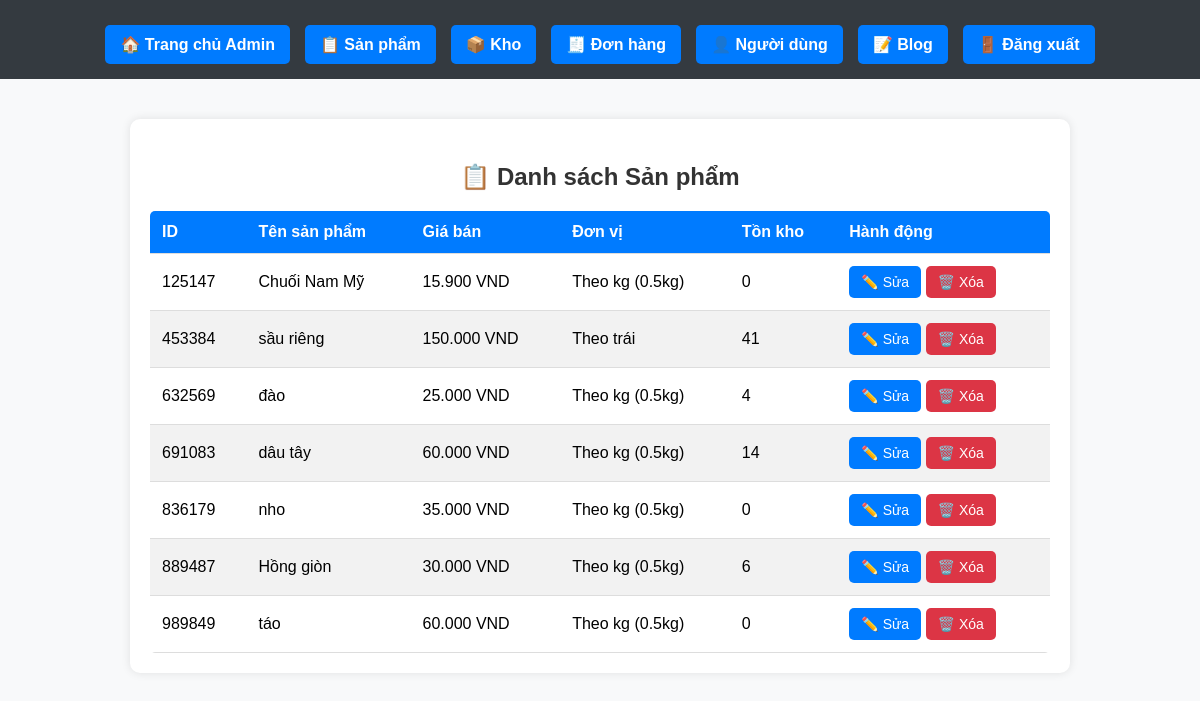
Screenshot of /admin/manage_products.php (signed in) with the database file from the repository.
### tables this page shows
CREATE TABLE `products` (
  `product_id` int(6) NOT NULL,
  `name` varchar(255) NOT NULL,
  `selling_price` decimal(10,2) DEFAULT NULL,
  `description` text DEFAULT NULL,
  `category` varchar(100) NOT NULL DEFAULT 'Chung',
  `discount` decimal(5,2) NOT NULL DEFAULT 0.00,
  `image_url` varchar(255) DEFAULT NULL,
  `created_at` timestamp NOT NULL DEFAULT current_timestamp(),
  `visibility` enum('public','private') DEFAULT 'public',
  `stock_quantity` int(11) DEFAULT 0,
  `unit` varchar(10) NOT NULL DEFAULT 'kg',
  `status` enum('selling','not_selling') DEFAULT 'not_selling'
);

### admin/manage_products.php (the view, shortened to what this page needs)
<?php
require_once __DIR__ . '/../database/db_connect.php';
?>
<!DOCTYPE html>
<html lang="vi">
<head>
    <link rel="stylesheet" href="../assets/css/admin.css">
</head>
<body>
<?php include_once __DIR__ . '/nav_admin.php'; ?>
<section>
    <h3>📋 Danh sách Sản phẩm</h3>
    <?php
    $query = "SELECT product_id, name, selling_price, unit, stock_quantity
              FROM products
              WHERE status = 'selling'";
    $result = $conn->query($query);
    $unit_labels = [
        'kg' => 'Theo kg (0.5kg)',
        'trái' => 'Theo trái'
    ];
    if ($result && $result->num_rows > 0): ?>
        <table class="admin-table">
            <thead>
                <tr>
                    <th>ID</th>
                    <th>Tên sản phẩm</th>
                    <th>Giá bán</th>
                    <th>Đơn vị</th>
                    <th>Tồn kho</th>
                    <th>Hành động</th>
                </tr>
            </thead>
            <tbody>
                <?php while ($row = $result->fetch_assoc()): ?>
                <tr>
                    <td><?= htmlspecialchars($row['product_id']) ?></td>
                    <td><?= htmlspecialchars($row['name']) ?></td>
                    <td><?= number_format($row['selling_price'], 0, ',', '.') ?> VND</td>
                    <td><?= $unit_labels[$row['unit']] ?? 'Không xác định' ?></td>
                    <td><?= (int)$row['stock_quantity'] ?></td>
                    <td>
                        <a class="btn btn-primary" href="../api/edit_product.php?id=<?= $row['product_id'] ?>">✏️ Sửa</a>
                        <a class="btn btn-danger" href="../api/delete_product.php?id=<?= $row['product_id'] ?>" onclick="return confirm('Bạn có chắc muốn xóa sản phẩm này?');">🗑️ Xóa</a>
                    </td>
                </tr>
                <?php endwhile; ?>
            </tbody>
        </table>
    <?php else: ?>
        <p class="error-message">❌ Không có sản phẩm nào!</p>
    <?php endif; ?>
</section>
</body>
</html>

### assets/css/admin.css (style rules this page uses)
body { font-family: Arial, sans-serif; background-color: #f8f9fa; margin: 0; padding: 0; }
section { max-width: 900px; margin: 40px auto; padding: 20px; background: white; border-radius: 10px; box-shadow: 0 0 10px rgba(0, 0, 0, 0.1); }
h3 { text-align: center; color: #333; font-size: 24px; font-weight: bold; margin-bottom: 20px; }
.admin-table { width: 100%; border-collapse: collapse; background: #fff; border-radius: 5px; overflow: hidden; }
.admin-table th, .admin-table td { padding: 12px; text-align: left; border-bottom: 1px solid #ddd; }
.admin-table th { background: #007bff; color: #fff; }
.admin-table tr:nth-child(even) { background: #f2f2f2; }
.btn { text-decoration: none; padding: 8px 12px; border-radius: 5px; font-size: 14px; display: inline-block; text-align: center; }
.btn-primary { background: #007bff; color: white; }
.btn-danger { background: #dc3545; color: white; }

### rows the page displays
products: product_id "125147", name "Chuối Nam Mỹ", selling_price "15.900", unit "Theo kg (0.5kg)", stock_quantity "0"
products: product_id "453384", name "sầu riêng", selling_price "150.000", unit "Theo trái", stock_quantity "41"
products: product_id "632569", name "đào", selling_price "25.000", unit "Theo kg (0.5kg)", stock_quantity "4"
products: product_id "691083", name "dâu tây", selling_price "60.000", unit "Theo kg (0.5kg)", stock_quantity "14"
products: product_id "836179", name "nho", selling_price "35.000", unit "Theo kg (0.5kg)", stock_quantity "0"
products: product_id "889487", name "Hồng giòn", selling_price "30.000", unit "Theo kg (0.5kg)", stock_quantity "6"
products: product_id "989849", name "táo", selling_price "60.000", unit "Theo kg (0.5kg)", stock_quantity "0"
